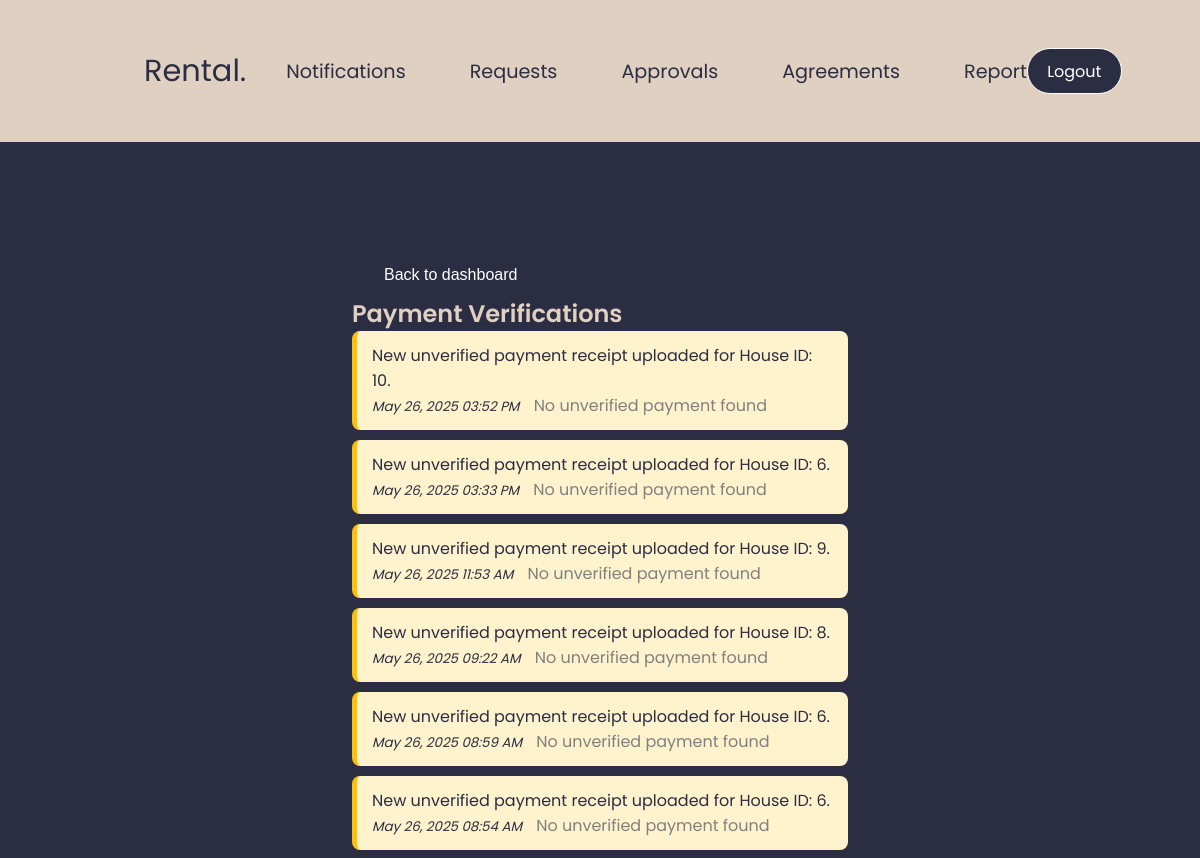
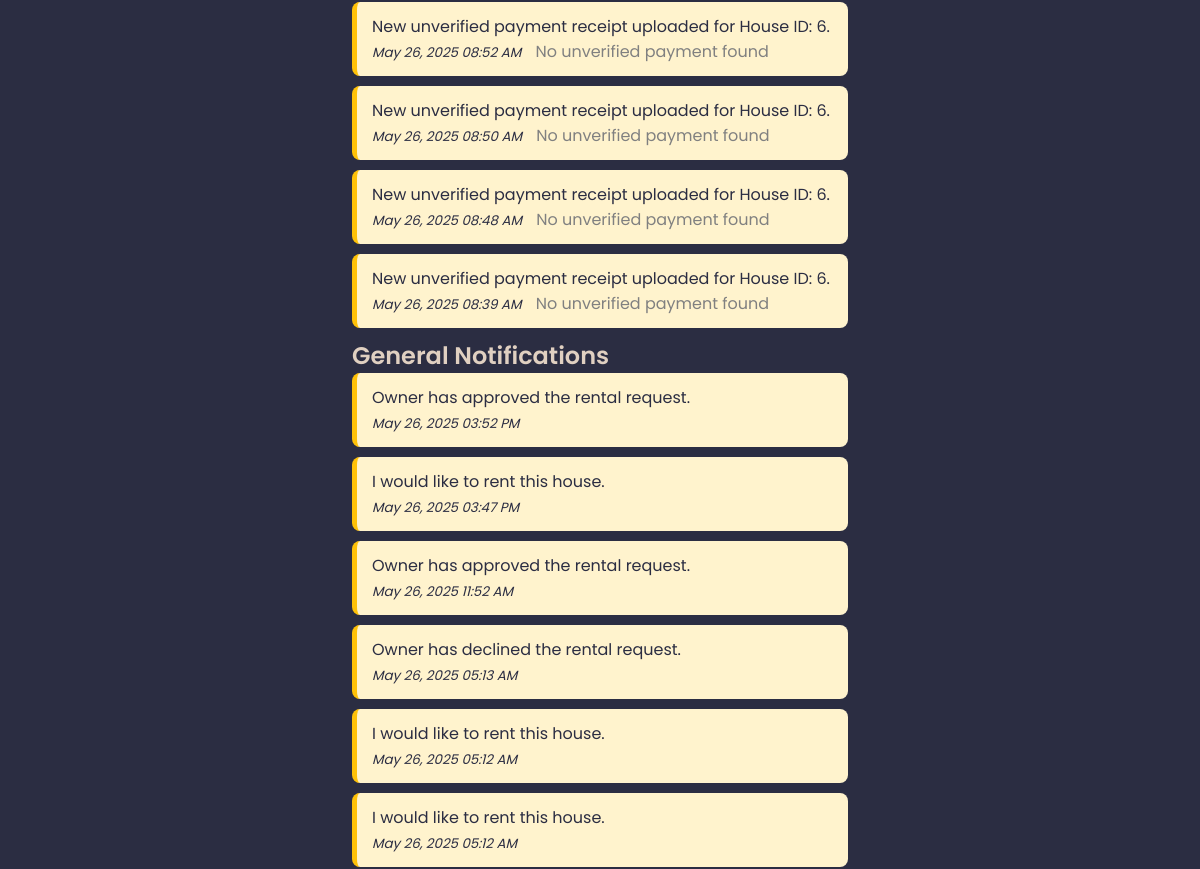
Before: /property_manager/notifications.php (signed in, upper part) with the older database file (2 pictures, top to bottom).
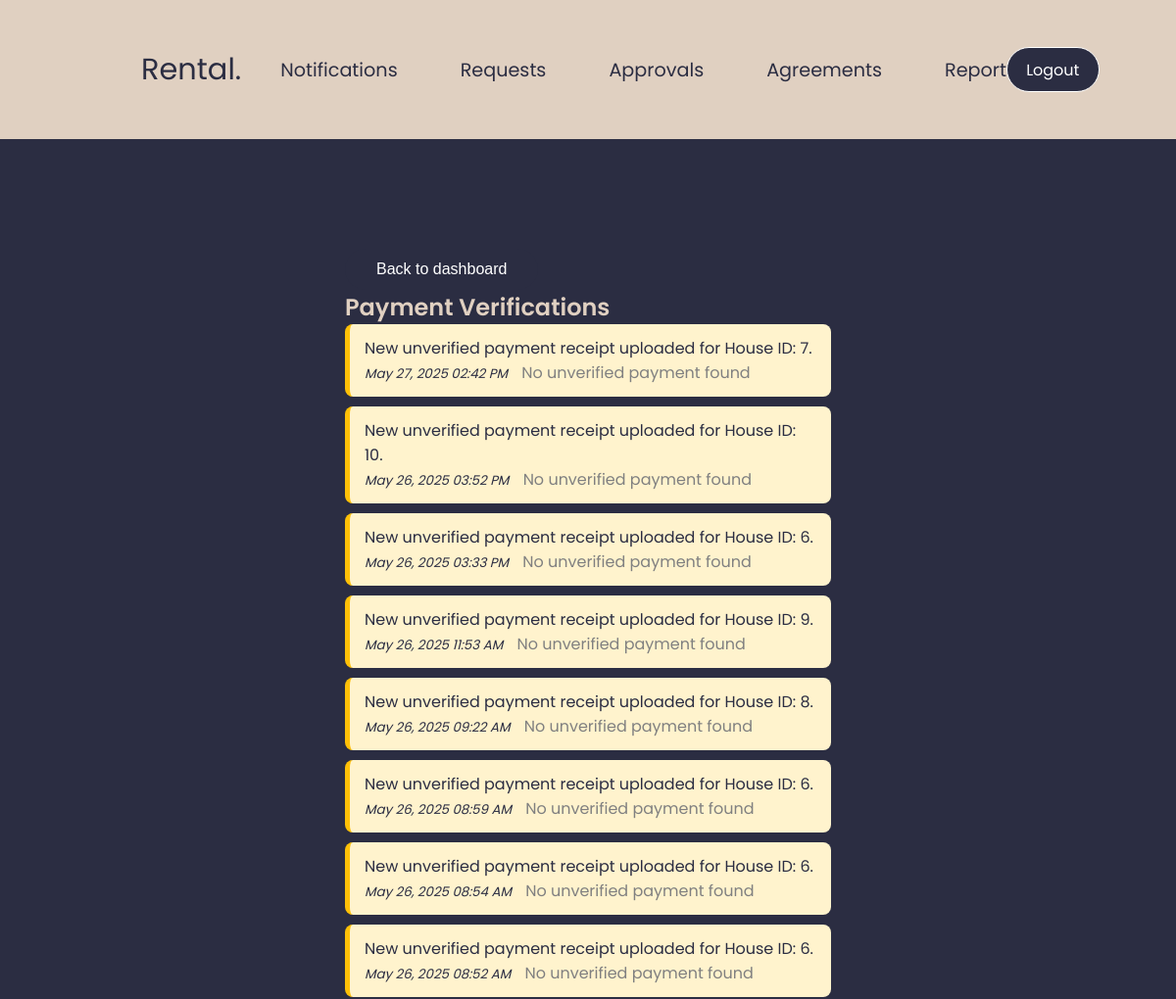
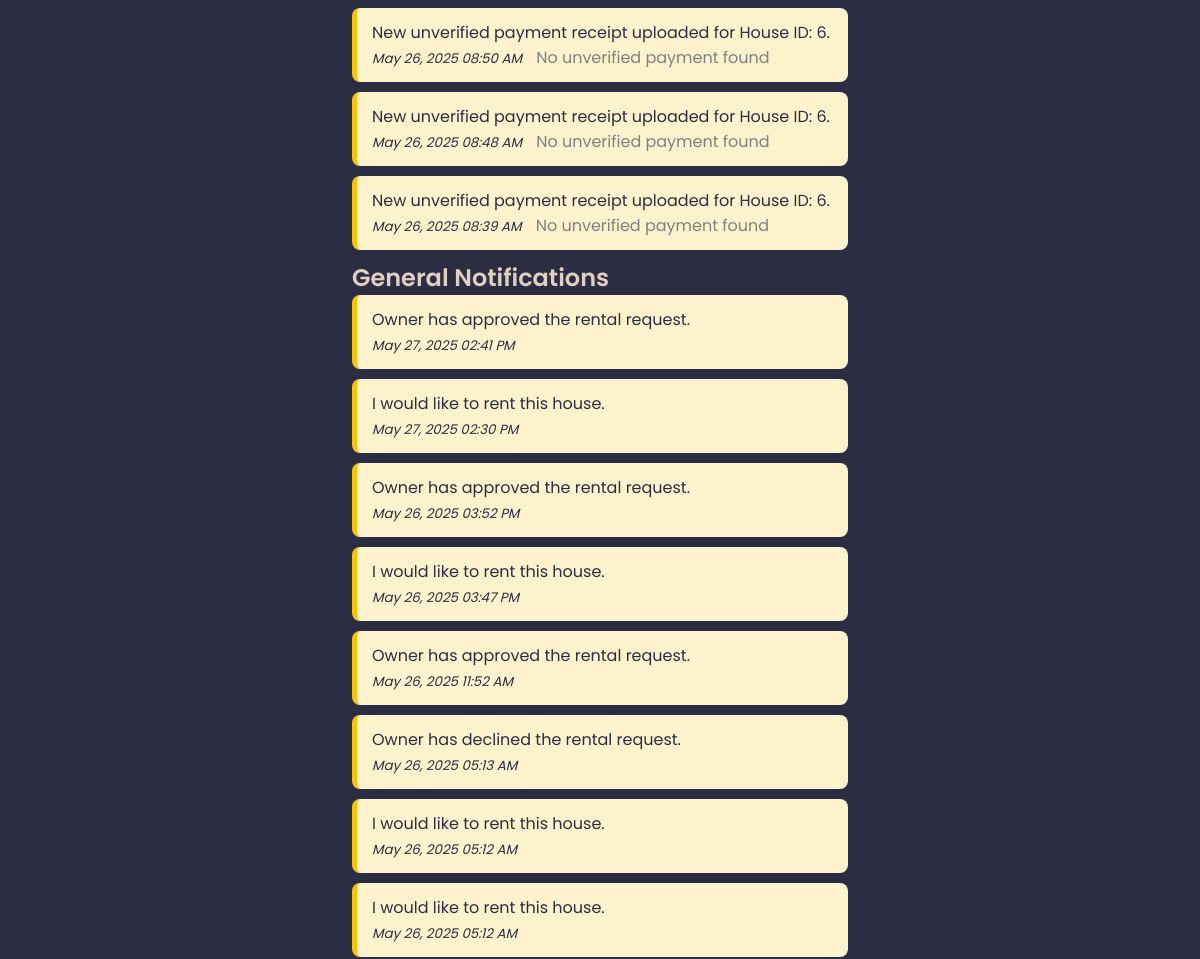
After: the same page with the newer database file (2 pictures, top to bottom).
### tables this page shows
CREATE TABLE `notifications` (
  `id` int(11) NOT NULL,
  `sender_id` int(11) NOT NULL,
  `receiver_id` int(11) NOT NULL,
  `message` text NOT NULL,
  `is_read` tinyint(1) DEFAULT 0,
  `created_at` timestamp NOT NULL DEFAULT current_timestamp(),
  `type` varchar(20) DEFAULT 'request',
  `status` varchar(20) DEFAULT 'pending',
  `house_id` int(11) DEFAULT NULL
);

### property_manager/notifications.php (the view, shortened to what this page needs)
<?php
require_once '../config/db.php';
$user_id = $_SESSION['user_id'];
$stmt = $pdo->prepare("SELECT * FROM notifications WHERE receiver_id = ? ORDER BY created_at DESC");
$stmt->execute([$user_id]);
$notifications = $stmt->fetchAll(PDO::FETCH_ASSOC);
$payment_notifications = [];
$general_notifications = [];
foreach ($notifications as $note) {
    if (stripos($note['message'], 'payment') !== false || stripos($note['message'], 'receipt') !== false) {
        $payment_notifications[] = $note;
    } else {
        $general_notifications[] = $note;
    }
}
$payments_data = [];
?>
<!DOCTYPE html>
<html lang="en">
<head>
    <link rel="stylesheet" href="../assets/style1.css" />
</head>
<body>
    <div class="prop_con">
        <div class="navbar prop_nav">
            <p>Rental.</p>
            <ul>
                <li><a href="notifications.php">Notifications</a></li>
                <li><a href="review_request.php">Requests</a></li>
                <li><a href="review_house.php">Approvals</a></li>
                <li><a href="lease-agreements.php">Agreements</a></li>
                <li><a href="generate_report.php">Report</a></li>
            </ul>
            <button class="btn" onclick="window.location.href='../auth/logout.php'">Logout</button>
        </div>
        <div class="container">
            <button class="btn" onclick="window.location.href='dashboard.php'">Back to dashboard</button>
            <div class="notif-section">
                <h2> Payment Verifications</h2>
                <ul class="notif-list">
                    <?php if (count($payment_notifications) > 0): ?>
                    <?php foreach ($payment_notifications as $note): ?>
                    <li class="<?= $note['is_read'] ? 'read' : 'unread' ?>">
                        <?= htmlspecialchars($note['message']) ?>
                        <br>
                        <small><em><?= date("M d, Y h:i A", strtotime($note['created_at'])) ?></em></small>
                        <?php if (isset($payments_data[$note['id']])): ?>
                        <button class="btn-verify" data-noteid="<?= $note['id'] ?>"
                            data-house="<?= htmlspecialchars($payments_data[$note['id']]['house']['title']) ?>"
                            data-location="<?= htmlspecialchars($payments_data[$note['id']]['house']['location']) ?>"
                            data-amount="<?= number_format($payments_data[$note['id']]['payment']['amount'], 2) ?>"
                            data-fee="<?= number_format($payments_data[$note['id']]['payment']['fee'] ?? 0, 2) ?>"
                            data-total="<?= number_format($payments_data[$note['id']]['payment']['amount'] + ($payments_data[$note['id']]['payment']['fee'] ?? 0), 2) ?>"
                            data-receipt="/Rental/uploads/receipts/<?= htmlspecialchars($payments_data[$note['id']]['payment']['file_path']) ?>"
                            data-tenantid="<?= $payments_data[$note['id']]['tenant_id'] ?>"
                            data-paymentid="<?= $payments_data[$note['id']]['payment']['id'] ?>">Review</button>
                        <?php else: ?>
                        <span style="color: gray; margin-left: 10px;">No unverified payment found</span>
                        <?php endif; ?>
                    </li>
                    <?php endforeach; ?>
                    <?php else: ?>
                    <li>No payment-related notifications.</li>
                    <?php endif; ?>
                </ul>
            </div>
            <div class="notif-section">
                <h2> General Notifications</h2>
                <ul class="notif-list">
                    <?php if (count($general_notifications) > 0): ?>
                    <?php foreach ($general_notifications as $note): ?>
                    <li class="<?= $note['is_read'] ? 'read' : 'unread' ?>">
                        <?= htmlspecialchars($note['message']) ?>
                        <br>
                        <small><em><?= date("M d, Y h:i A", strtotime($note['created_at'])) ?></em></small>
                    </li>
                    <?php endforeach; ?>
                    <?php else: ?>
                    <li>No general notifications.</li>
                    <?php endif; ?>
                </ul>
            </div>
        </div>
    </div>
</body>
</html>

Changed rows visible on the page:
added notifications: message "New unverified payment receipt uploaded for House ID: 7.", created_at "May 27, 2025 02:42 PM", shows "No unverified payment found", shown under "Payment Verifications"
added notifications: message "Owner has approved the rental request.", created_at "May 27, 2025 02:41 PM", shown under "General Notifications"
added notifications: message "I would like to rent this house.", created_at "May 27, 2025 02:30 PM", shown under "General Notifications"
